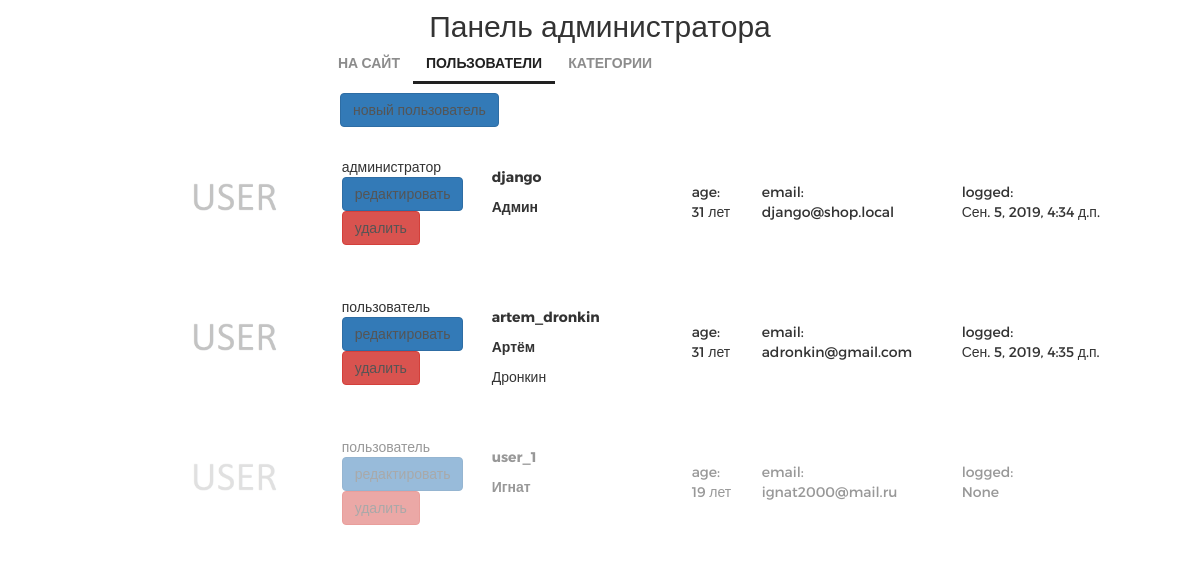
The app's page /myadmin/ (signed in) with its own data.
### authapp/models.py (models this page shows, shortened)
class ShopUser(AbstractUser):
    avatar = models.ImageField(upload_to='users_avatar',
                               blank=True)
    age = models.PositiveIntegerField(verbose_name='возраст', default=18)
    activation_key = models.CharField(verbose_name='ключ подтверждения',
                                      max_length=128,
                                      blank=True)
    activation_key_expires = models.DateTimeField(verbose_name='актуальность ключа',
                                                  default=(now() + timedelta(hours=48)))

### adminapp/views.py (the view)
class ShopUserListView(ListView):   # CBV
    model = ShopUser
    @method_decorator(user_passes_test(lambda x: x.is_superuser))
    def dispatch(self, *args, **kwargs):
        return super().dispatch(*args, **kwargs)
    def get_context_data(self, **kwargs):
        context = super().get_context_data(**kwargs)
        context['title'] = 'администрирование'
        return context

### adminapp/templatetags/my_tags.py (called while the page is built)
@register.filter(name='media_folder_users')
def media_folder_users(string):
    if not string:
        string = 'users_avatars/default.jpg'
    new_string = "{}{}".format(URL_PREFIX, string)
    return new_string

### mainapp/context_processors.py (called while the page is built)
def basket(request):
    print('context processor basket works')
    basket = []
    if request.user.is_authenticated:
        basket = request.user.basket.select_related()
    return {
        'basket': basket,
    }

### adminapp/templates/authapp/shopuser_list.html
{% extends 'adminapp/base.html' %}
{% load static %}
{% load my_tags %}
{% block container %}
    <div class="users_list">
        <a href="{% url 'myadmin:shopuser_create' %}"
           class="btn btn-primary new_user">
            новый пользователь
        </a>
        {% for object in object_list %}
            <div class="user_record {% if not object.is_active %}not_active{% endif %}">
                <img src="{{ object.avatar|media_folder_users }}"   # my_tags
                     alt="{{ object.username }}">
                <div class="user_role">
                    {% if object.is_superuser %}администратор{% else %}пользователь{% endif %}
                    <a href="{% url 'myadmin:shopuser_update' object.pk %}"
                       class="btn btn-primary">
                        редактировать
                    </a>
                    <a href="{% url 'myadmin:shopuser_delete' object.pk %}"
                       class="btn btn-danger">
                        удалить
                    </a>
                </div>
                <div class="user_name">
                    <p><strong>{{ object.username }}</strong></p>
                    <p>
                        {% if object.first_name %}
                            <b>{{ object.first_name|title }}</b>
                            {% if object.last_name %}
                                <p>{{ object.last_name|title }}</p>
                            {% endif %}
                        {% endif %}
                    </p>
                </div>
                <div class="user_age">
                    age:<br>
                    {{ object.age }} лет
                </div>
                <div class="user_email">
                    email:<br>
                    {{ object.email }}
                </div>
                <div class="user_lastlogin">
                    logged:<br>
                    {{ object.last_login }}
                </div>
            </div>
        {% endfor %}
    </div>
{% endblock %}

### static/css/style_admin.css (style rules this page uses)
* { margin: 0; padding: 0; }
.not_active { opacity: 0.5; }
body { font-family: 'Montserrat', sans-serif; }
html, body { height: 100%; }
.users_list { margin-left: 150px; }
.users_list a { color: #555; text-decoration: none; }
.users_list .new_user { margin-left: 190px; }
.user_record { height: 125px; margin: 15px auto; position: relative; }
.user_record.not_active { opacity: 0.5; }
.user_record img { display: block; float: left; height: 125px; border-radius: 25px; }
.user_record .user_name { display: block; float: left; margin-top: 15px; margin-left: 25px; width: 175px; }
.user_record .user_name p { margin: 10px auto; }
.user_record .user_email { display: block; float: left; margin-top: 40px; margin-left: 25px; width: 175px; }
.user_record .user_age { display: block; float: left; margin-top: 40px; margin-left: 25px; width: 45px; }
.user_record .user_role { display: block; float: left; margin-top: 15px; margin-left: 25px; width: 125px; }
.user_record .user_lastlogin { display: block; float: left; margin-top: 40px; margin-left: 25px; width: 175px; }

### records on screen
ShopUser: is_superuser "администратор", username "django", first_name "Админ", age "31", email "django@shop.local", last_login "Сен. 5, 2019, 4:34 д.п."
ShopUser: is_superuser "пользователь", username "artem_dronkin", first_name "Артём", last_name "Дронкин", age "31", email "adronkin@gmail.com", last_login "Сен. 5, 2019, 4:35 д.п."
ShopUser: is_superuser "пользователь", username "user_1", first_name "Игнат", age "19", email "ignat2000@mail.ru", last_login "None"
